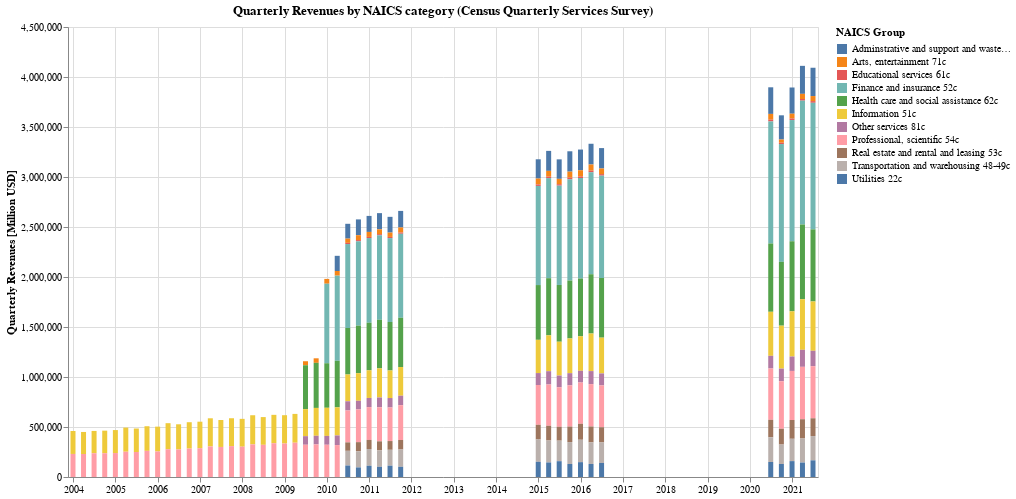

This figure's notebook cell:
### Markdown cell above
### What proportion of total reported revenues is each industry?

### Code cell
alt.Chart(categories_agg).mark_bar().encode(
    alt.X('dt:T', axis=alt.Axis(title=None)),
    alt.Y('value:Q', axis=alt.Axis(title='Quarterly Revenues [Million USD]')),
    alt.Color('variable:N', title="NAICS Group"),
    tooltip=[alt.Tooltip('dt:T', format="%b %Y"), alt.Tooltip('variable:N'), alt.Tooltip('value:Q', format="$,d")]
).properties(
    title="Quarterly Revenues by NAICS category (Census Quarterly Services Survey)",
    background="white",
    width=750,
    height=450
)

### Figure 1 — Vega-Lite specification as saved in the notebook (floating-point values rounded to 4 significant figures; data arrays with more than 128 entries replaced by an {"elided": "..."} marker saying what was removed)
{"config": {"view": {"continuousWidth": 400, "continuousHeight": 300}}, "data": {"name": "data-33193df8f17f99cfe60a54ea70e986fd"}, "mark": "bar", "background": "white", "encoding": {"color": {"type": "nominal", "field": "variable", "title": "NAICS Group"}, "tooltip": [{"type": "temporal", "field": "dt", "format": "%b %Y"}, {"type": "nominal", "field": "variable"}, {"type": "quantitative", "field": "value", "format": "$,d"}], "x": {"type": "temporal", "axis": {"title": null}, "field": "dt"}, "y": {"type": "quantitative", "axis": {"title": "Quarterly Revenues [Million USD]"}, "field": "value"}}, "height": 450, "title": "Quarterly Revenues by NAICS category (Census Quarterly Services Survey)", "width": 750, "$schema": "https://vega.github.io/schema/vega-lite/v4.8.1.json", "datasets": {"data-33193df8f17f99cfe60a54ea70e986fd": {"elided": "484 records"}}}
